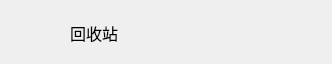
<?xml version="1.0" encoding="UTF-8"?>
<ui version="4.0">
 <class>Widget_Bin</class>
 <widget class="QWidget" name="Widget_Bin">
  <property name="geometry">
   <rect>
    <x>0</x>
    <y>0</y>
    <width>332</width>
    <height>64</height>
   </rect>
  </property>
  <property name="windowTitle">
   <string>Form</string>
  </property>
  <widget class="QWidget" name="widget_Bin" native="true">
   <property name="geometry">
    <rect>
     <x>0</x>
     <y>0</y>
     <width>332</width>
     <height>64</height>
    </rect>
   </property>
   <widget class="QLabel" name="label_Bin">
    <property name="geometry">
     <rect>
      <x>70</x>
      <y>20</y>
      <width>91</width>
      <height>26</height>
     </rect>
    </property>
    <property name="font">
     <font>
      <pointsize>12</pointsize>
     </font>
    </property>
    <property name="text">
     <string>回收站</string>
    </property>
   </widget>
   <widget class="PictureBox" name="binPic" native="true">
    <property name="geometry">
     <rect>
      <x>20</x>
      <y>20</y>
      <width>26</width>
      <height>26</height>
     </rect>
    </property>
   </widget>
  </widget>
 </widget>
 <customwidgets>
  <customwidget>
   <class>PictureBox</class>
   <extends>QWidget</extends>
   <header>picturebox.h</header>
   <container>1</container>
  </customwidget>
 </customwidgets>
 <resources/>
 <connections/>
</ui>
